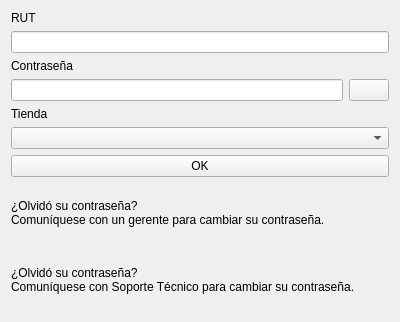
<?xml version="1.0" encoding="UTF-8"?>
<ui version="4.0">
 <class>Form</class>
 <widget class="QWidget" name="Form">
  <property name="geometry">
   <rect>
    <x>0</x>
    <y>0</y>
    <width>400</width>
    <height>322</height>
   </rect>
  </property>
  <property name="windowTitle">
   <string>Inicio de sesión</string>
  </property>
  <layout class="QGridLayout" name="gridLayout">
   <item row="2" column="0">
    <widget class="QPushButton" name="ok_button">
     <property name="text">
      <string>OK</string>
     </property>
    </widget>
   </item>
   <item row="3" column="0">
    <widget class="QLabel" name="employee_forgot_password_label">
     <property name="text">
      <string>¿Olvidó su contraseña?&lt;br&gt;Comuníquese con un gerente para cambiar su contraseña.</string>
     </property>
    </widget>
   </item>
   <item row="0" column="0">
    <layout class="QVBoxLayout" name="verticalLayout">
     <item>
      <widget class="QLabel" name="label">
       <property name="text">
        <string>RUT</string>
       </property>
      </widget>
     </item>
     <item>
      <widget class="QLineEdit" name="rut_input"/>
     </item>
     <item>
      <widget class="QLabel" name="label_2">
       <property name="text">
        <string>Contraseña</string>
       </property>
      </widget>
     </item>
     <item>
      <layout class="QHBoxLayout" name="horizontalLayout">
       <item>
        <widget class="QLineEdit" name="password_input">
         <property name="echoMode">
          <enum>QLineEdit::EchoMode::Password</enum>
         </property>
        </widget>
       </item>
       <item>
        <widget class="QPushButton" name="show_password_button">
         <property name="text">
          <string/>
         </property>
         <property name="icon">
          <iconset>
           <normaloff>assets/basicons/eye-password.svg</normaloff>assets/basicons/eye-password.svg</iconset>
         </property>
        </widget>
       </item>
      </layout>
     </item>
     <item>
      <widget class="QLabel" name="store_label">
       <property name="text">
        <string>Tienda</string>
       </property>
      </widget>
     </item>
     <item>
      <widget class="QComboBox" name="store_combo_box"/>
     </item>
    </layout>
   </item>
   <item row="4" column="0">
    <widget class="QLabel" name="manager_forgot_password_label">
     <property name="enabled">
      <bool>true</bool>
     </property>
     <property name="text">
      <string>¿Olvidó su contraseña?&lt;br&gt;Comuníquese con Soporte Técnico para cambiar su contraseña.</string>
     </property>
    </widget>
   </item>
  </layout>
 </widget>
 <resources/>
 <connections/>
</ui>
